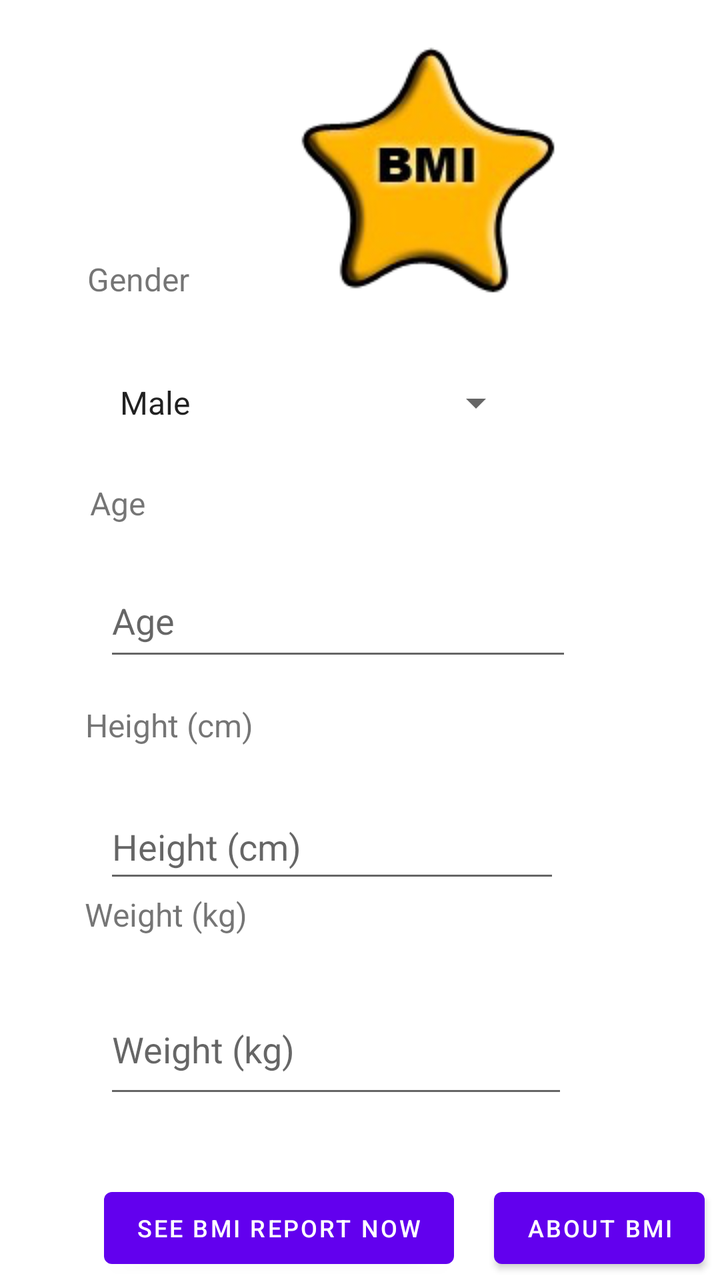
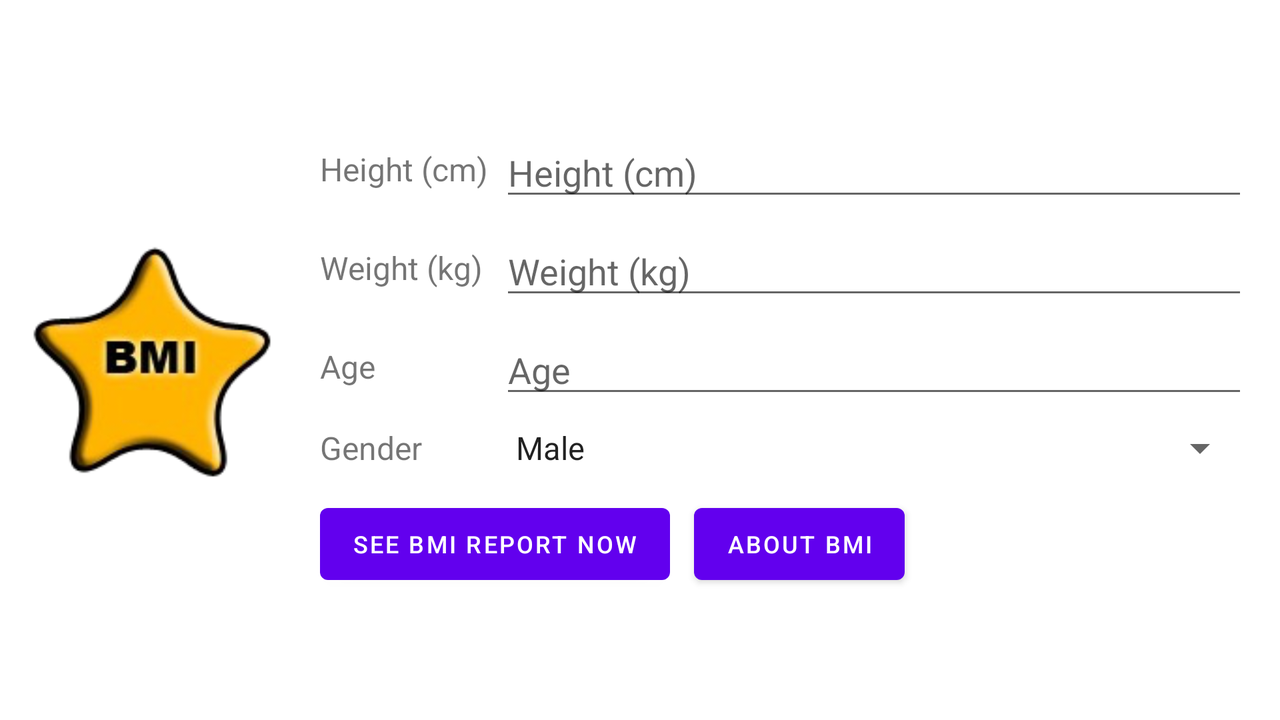

One screen, two layout resources from the same app: the default and the repository's alternative for another configuration. Each is rendered where Android would select it; the XML of both is given below.
<!-- AndroidManifest.xml: application theme Theme.BMI -->
<!-- res/layout/activity_main.xml -->
<?xml version="1.0" encoding="utf-8"?>
<androidx.constraintlayout.widget.ConstraintLayout xmlns:android="http://schemas.android.com/apk/res/android"
    xmlns:app="http://schemas.android.com/apk/res-auto"
    xmlns:tools="http://schemas.android.com/tools"
    android:layout_width="match_parent"
    android:layout_height="match_parent"
    tools:context=".MainActivity">

    
    <ImageView
        android:id="@+id/imageView"
        android:layout_width="wrap_content"
        android:layout_height="wrap_content"
        android:layout_marginStart="150dp"
        android:layout_marginTop="20dp"
        android:contentDescription="@string/bmi_icon"
        app:layout_constraintStart_toStartOf="parent"
        app:layout_constraintTop_toTopOf="parent"
        app:srcCompat="@drawable/icon_128" />

    
    <EditText
        android:id="@+id/weightET"
        android:layout_width="232dp"
        android:layout_height="62dp"
        android:layout_marginStart="52dp"
        android:layout_marginTop="24dp"
        android:ems="10"
        android:inputType="numberDecimal"
        android:hint="@string/bmi_weight"
        app:layout_constraintStart_toStartOf="parent"
        app:layout_constraintTop_toBottomOf="@+id/textView2" />

    
    <EditText
        android:id="@+id/heightET"
        android:layout_width="228dp"
        android:layout_height="49dp"
        android:layout_marginStart="52dp"
        android:layout_marginTop="24dp"
        android:ems="10"
        android:inputType="numberDecimal"
        android:hint="@string/bmi_height"
        app:layout_constraintStart_toStartOf="parent"
        app:layout_constraintTop_toBottomOf="@+id/textView7" />

    
    <EditText
        android:id="@+id/ageET"
        android:layout_width="234dp"
        android:layout_height="53dp"
        android:layout_marginStart="52dp"
        android:layout_marginTop="20dp"
        android:ems="10"
        android:inputType="number"
        android:hint="@string/bmi_age"
        app:layout_constraintStart_toStartOf="parent"
        app:layout_constraintTop_toBottomOf="@+id/textView3" />

    

    <TextView
        android:id="@+id/textView2"
        android:layout_width="wrap_content"
        android:layout_height="wrap_content"
        android:text="@string/bmi_weight"
        android:textSize="16sp"
        app:layout_constraintBottom_toBottomOf="parent"
        app:layout_constraintEnd_toEndOf="parent"
        app:layout_constraintHorizontal_bias="0.152"
        app:layout_constraintStart_toStartOf="parent"
        app:layout_constraintTop_toTopOf="parent"
        app:layout_constraintVertical_bias="0.722" />

    <TextView
        android:id="@+id/textView7"
        android:layout_width="wrap_content"
        android:layout_height="wrap_content"
        android:text="@string/bmi_height"
        android:textSize="16sp"
        app:layout_constraintBottom_toBottomOf="parent"
        app:layout_constraintEnd_toEndOf="parent"
        app:layout_constraintHorizontal_bias="0.154"
        app:layout_constraintStart_toStartOf="parent"
        app:layout_constraintTop_toTopOf="parent"
        app:layout_constraintVertical_bias="0.569" />

    <TextView
        android:id="@+id/textView"
        android:layout_width="wrap_content"
        android:layout_height="wrap_content"
        android:text="@string/bmi_gender"
        android:textSize="16sp"
        app:layout_constraintBottom_toBottomOf="parent"
        app:layout_constraintEnd_toEndOf="parent"
        app:layout_constraintHorizontal_bias="0.141"
        app:layout_constraintStart_toStartOf="parent"
        app:layout_constraintTop_toTopOf="parent"
        app:layout_constraintVertical_bias="0.208" />

    <TextView
        android:id="@+id/textView3"
        android:layout_width="wrap_content"
        android:layout_height="wrap_content"
        android:text="@string/bmi_age"
        android:textSize="16sp"
        app:layout_constraintBottom_toBottomOf="parent"
        app:layout_constraintEnd_toEndOf="parent"
        app:layout_constraintHorizontal_bias="0.135"
        app:layout_constraintStart_toStartOf="parent"
        app:layout_constraintTop_toTopOf="parent"
        app:layout_constraintVertical_bias="0.389" />

    
    <Button
        android:id="@+id/reportBtn"
        android:layout_width="wrap_content"
        android:layout_height="wrap_content"
        android:layout_marginStart="52dp"
        android:layout_marginTop="36dp"
        android:text="@string/bmi_btn"
        android:textSize="12sp"
        app:layout_constraintStart_toStartOf="parent"
        app:layout_constraintTop_toBottomOf="@+id/weightET" />

    
    <Button
        android:id="@+id/aboutBtn"
        android:layout_width="wrap_content"
        android:layout_height="wrap_content"
        android:layout_marginStart="20dp"
        android:layout_marginTop="36dp"
        android:text="@string/about_button"
        android:textSize="12sp"
        app:layout_constraintStart_toEndOf="@+id/reportBtn"
        app:layout_constraintTop_toBottomOf="@+id/weightET" />

    
    <Spinner
        android:id="@+id/genderSpinner"
        android:layout_width="210dp"
        android:layout_height="62dp"
        android:layout_marginStart="52dp"
        android:layout_marginTop="20dp"
        android:entries="@array/gender"
        android:spinnerMode="dropdown"
        app:layout_constraintStart_toStartOf="parent"
        app:layout_constraintTop_toBottomOf="@+id/textView" />

</androidx.constraintlayout.widget.ConstraintLayout>
<!-- resources referenced by this layout -->
<resources>
  <string-array name="gender">
          <item>@string/gender_male</item>
          <item>@string/gender_female</item>
      </string-array>
  <!-- drawable icon_128: png bitmap (drawable, 17661 bytes) -->
  <string name="about_button">About BMI</string>
  <string name="bmi_age">Age</string>
  <string name="bmi_btn">See BMI Report Now</string>
  <string name="bmi_gender">Gender</string>
  <string name="bmi_height">Height (cm)</string>
  <string name="bmi_icon">BMI icon</string>
  <string name="bmi_weight">Weight (kg)</string>
  <style name="Theme.BMI" parent="Theme.MaterialComponents.DayNight.DarkActionBar">
          
          <item name="colorPrimary">@color/purple_500</item>
          
          <item name="colorPrimaryVariant">@color/purple_700</item>
          
          <item name="colorOnPrimary">@color/white</item>
  
          
          <item name="colorSecondary">@color/teal_200</item>
          <item name="colorSecondaryVariant">@color/teal_700</item>
          <item name="colorOnSecondary">@color/black</item>
  
          
          <item name="android:statusBarColor">?attr/colorPrimaryVariant</item>
      </style>
  <string name="gender_male">Male</string>
  <string name="gender_female">Female</string>
  <color name="purple_500">#FF6200EE</color>
  <color name="purple_700">#FF3700B3</color>
  <color name="white">#FFFFFFFF</color>
  <color name="teal_200">#FF03DAC5</color>
  <color name="teal_700">#FF018786</color>
  <color name="black">#FF000000</color>
</resources>
<!-- res/layout-land/activity_main.xml (the repository's variant of the layout above) -->
<!-- drawn on the phone turned sideways -->
<?xml version="1.0" encoding="utf-8"?>
<LinearLayout xmlns:android="http://schemas.android.com/apk/res/android"
    xmlns:app="http://schemas.android.com/apk/res-auto"
    xmlns:tools="http://schemas.android.com/tools"
    android:layout_width="match_parent"
    android:layout_height="match_parent"
    android:orientation="horizontal"
    android:gravity="center_vertical"
    android:padding="16dp"
    tools:context=".MainActivity">

    
    <ImageView
        android:id="@+id/imageView"
        android:layout_width="wrap_content"
        android:layout_height="120dp"
        android:layout_marginEnd="24dp"
        android:adjustViewBounds="true"
        android:contentDescription="@string/bmi_icon"
        app:srcCompat="@drawable/icon_128" />

    
    <LinearLayout
        android:layout_width="0dp"
        android:layout_height="wrap_content"
        android:layout_weight="1"
        android:orientation="vertical">

        

        <LinearLayout
            android:layout_width="match_parent"
            android:layout_height="wrap_content"
            android:gravity="center_vertical"
            android:orientation="horizontal">

            <TextView
                android:id="@+id/textView7"
                android:layout_width="90dp"
                android:layout_height="wrap_content"
                android:text="@string/bmi_height"
                android:textSize="16sp" />

            
            <EditText
                android:id="@+id/heightET"
                android:layout_width="0dp"
                android:layout_height="wrap_content"
                android:layout_weight="1"
                android:inputType="numberDecimal"
                android:hint="@string/bmi_height" />
        </LinearLayout>

        <LinearLayout
            android:layout_width="match_parent"
            android:layout_height="wrap_content"
            android:layout_marginTop="8dp"
            android:gravity="center_vertical"
            android:orientation="horizontal">

            <TextView
                android:id="@+id/textView2"
                android:layout_width="90dp"
                android:layout_height="wrap_content"
                android:text="@string/bmi_weight"
                android:textSize="16sp" />

            
            <EditText
                android:id="@+id/weightET"
                android:layout_width="0dp"
                android:layout_height="wrap_content"
                android:layout_weight="1"
                android:inputType="numberDecimal"
                android:hint="@string/bmi_weight" />
        </LinearLayout>

        <LinearLayout
            android:layout_width="match_parent"
            android:layout_height="wrap_content"
            android:layout_marginTop="8dp"
            android:gravity="center_vertical"
            android:orientation="horizontal">

            <TextView
                android:id="@+id/textView3"
                android:layout_width="90dp"
                android:layout_height="wrap_content"
                android:text="@string/bmi_age"
                android:textSize="16sp" />

            
            <EditText
                android:id="@+id/ageET"
                android:layout_width="0dp"
                android:layout_height="wrap_content"
                android:layout_weight="1"
                android:inputType="number"
                android:hint="@string/bmi_age" />
        </LinearLayout>

        <LinearLayout
            android:layout_width="match_parent"
            android:layout_height="wrap_content"
            android:layout_marginTop="8dp"
            android:gravity="center_vertical"
            android:orientation="horizontal">

            <TextView
                android:id="@+id/textView"
                android:layout_width="90dp"
                android:layout_height="wrap_content"
                android:text="@string/bmi_gender"
                android:textSize="16sp" />

            
            <Spinner
                android:id="@+id/genderSpinner"
                android:layout_width="0dp"
                android:layout_height="wrap_content"
                android:layout_weight="1"
                android:entries="@array/gender"
                android:spinnerMode="dropdown" />
        </LinearLayout>

        <LinearLayout
            android:layout_width="match_parent"
            android:layout_height="wrap_content"
            android:layout_marginTop="12dp"
            android:orientation="horizontal">

            
            <Button
                android:id="@+id/reportBtn"
                android:layout_width="wrap_content"
                android:layout_height="wrap_content"
                android:text="@string/bmi_btn"
                android:textSize="12sp" />

            
            <Button
                android:id="@+id/aboutBtn"
                android:layout_width="wrap_content"
                android:layout_height="wrap_content"
                android:layout_marginStart="12dp"
                android:text="@string/about_button"
                android:textSize="12sp" />
        </LinearLayout>
    </LinearLayout>
</LinearLayout>
